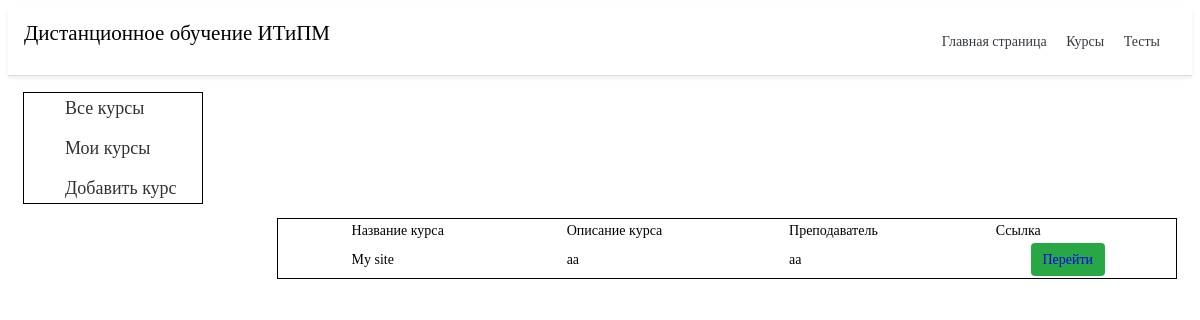
/course/, run on an earlier commit of the app's database.
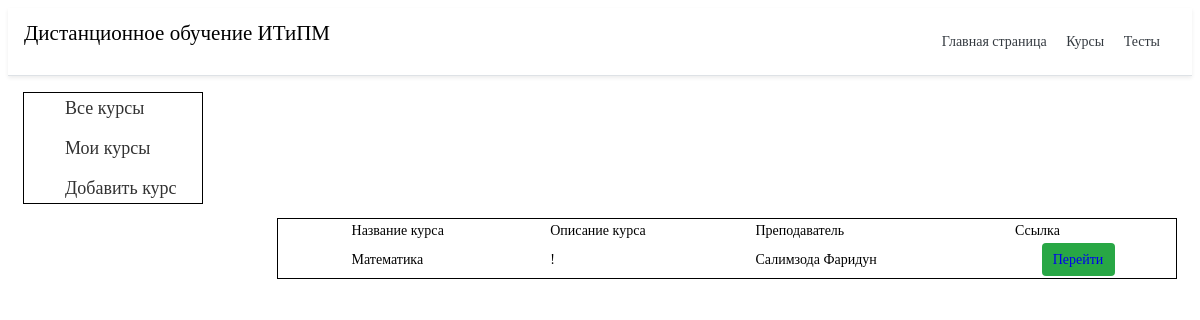
And on a later commit of the database.
### cours/models.py (models this page shows, shortened)
class kursu(models.Model):
    title = models.CharField('Название курса', max_length=75)
    task = models.TextField('Описание курса', max_length=250)
    teache = models.CharField('Преподаватель', max_length=50)
    class Meta:
        verbose_name = 'Курс'
        verbose_name_plural = 'Курсы'

### cours/views.py (the view)
# urls.py: path('', views.cour, name='kurs'),
def cour(request):
    ku = kursu.objects.order_by('id')
    return render(request, 'cours/cours_home.html', {'ku': ku})

### cours/templates/cours/cours_home.html (shortened to what this page needs)
{% extends 'main/base.html' %}
{% block content %}
<div class="menu_gl">
	<ul class="menu">
		<li><a class="cours_menu_a" href="#">Все курсы</a></li>
		<li><a href="#">Мои курсы</a></li>
		<li><a href="{% url 'adk' %}">Добавить курс</a></li>
	</ul>
</div>
{% if ku%}
{% for el in ku %}
<table>
	<tr>
		<table class="iksweb">
			<tbody>
				<tr>
					<td class="table_na">Название курса</td>
					<td class="table_na">Описание курса</td>
					<td class="table_na">Преподаватель</td>
					<td class="table_na">Ссылка</td>
				</tr>
				<tr>
					<td class="table_na">{{ el.title }}</td>
					<td class="table_na">{{ el.task }}</td>
					<td class="table_na">{{ el.teache }}</td>
					<td class="table_na">
					<td class="btn btn-success"><a href="{% url 'datail' el.id %}">Перейти</a>
						</button></td>
				</tr>
			</tbody>
		</table>
	</tr>
</table>
{%endfor%}
{% else %}
<p>Вы не добавили курсов</p>
{%endif%}
{% endblock %}

### main/templates/main/base.html (shortened to what this page needs)
<!doctype html>
<html lang="ru">
<head>
  {% load static %}
  <link rel="stylesheet" href="{% static 'main/css/style.css' %}">
</head>
<body>
  <div class="d-flex flex-column flex-md-row align-items-center p-3 px-md-4 mb-3 bg-white border-bottom shadow-sm">
    <h2 class="my-0 mr-md-auto font-weight-normal title_name">
      <ya-tr-span data-index="0-0" data-value="Company name" data-translation="Название компании" data-type="trSpan">
        Дистанционное обучение ИТиПМ</ya-tr-span>
    </h2>
    <nav class="my-2 my-md-0 mr-md-3">
      <a class="p-2 text-dark" href="{% url 'ho' %}">Главная страница</a>
      <a class="p-2 text-dark" href="{% url 'kurs' %}">Курсы</a>
      <a class="p-2 text-dark" href="{% url 'testh' %}">Тесты</a>
    </nav>
  </div>
  <div class="container">
    {% block content %}
    {% endblock %}</div>
</body>
</html>

### main/static/main/css/style.css (style rules this page uses)
a { text-decoration: none; display: inline-block; }
.container { max-width: 1170px; margin: 0 auto; padding: 0 15px; }
body { font-family: 'PT Serif', serif; font-weight: 400; font-size: 14px; line-height: 18px; color: #000; background-color: #fff; }
.d-flex { display: -ms-flexbox!important; display: flex!important }
.align-items-center { -ms-flex-align: center!important; align-items: center!important }
.p-3 { padding: 1rem!important }
.pr-md-4, .px-md-4 { padding-right: 1.5rem!important }
.mb-3, .my-3 { margin-bottom: 1rem!important }
.bg-white { background-color: #fff!important }
.border-bottom { border-bottom: 1px solid #dee2e6!important }
.shadow-sm { box-shadow: 0 .125rem .25rem rgba(0, 0, 0, .075)!important }
.mt-0, .my-0 { margin-top: 0!important }
.mr-md-auto, .mx-md-auto { margin-right: auto!important }
.p-2 { padding: .5rem!important }
.text-dark { color: #343a40!important }
.btn { display: inline-block; color: #212529; text-align: center; -webkit-user-select: none; -moz-user-select: none; -ms-user-select: none; padding: .375rem .75rem; line-height: 1.5; border-radius: .25rem; transition: color .15s ease-in-out, background-color .15s ease-in-out, border-color .15s ease-in-out, box-shadow .15s ease-in-out; padding-left: 18px; }
.btn-success { color: #fff; background-color: #28a745; border-color: #28a745 }
.font-weight-normal { font-weight: 400!important }
.menu { border: 1px solid #000; max-width: 150px; }
.iksweb { border: 1px solid #000; max-width: 100%; float: right; width: 900px; }
.iksweb td { padding-left: 8%; }
.menu li { display: inline-block; }
.menu a { color: #323232; font-size: 18px; line-height: 28px; border: 1px solid transparent; transition: ALL .3s; }
.menu li+li { padding-top: 10px; }
.menu_gl { width: 180px; }

What changed in the data, as far as the page shows it:
removed kursu: title "My site", task "aa", teache "aa"
added kursu: title "Математика", task "!", teache "Салимзода Фаридун"
